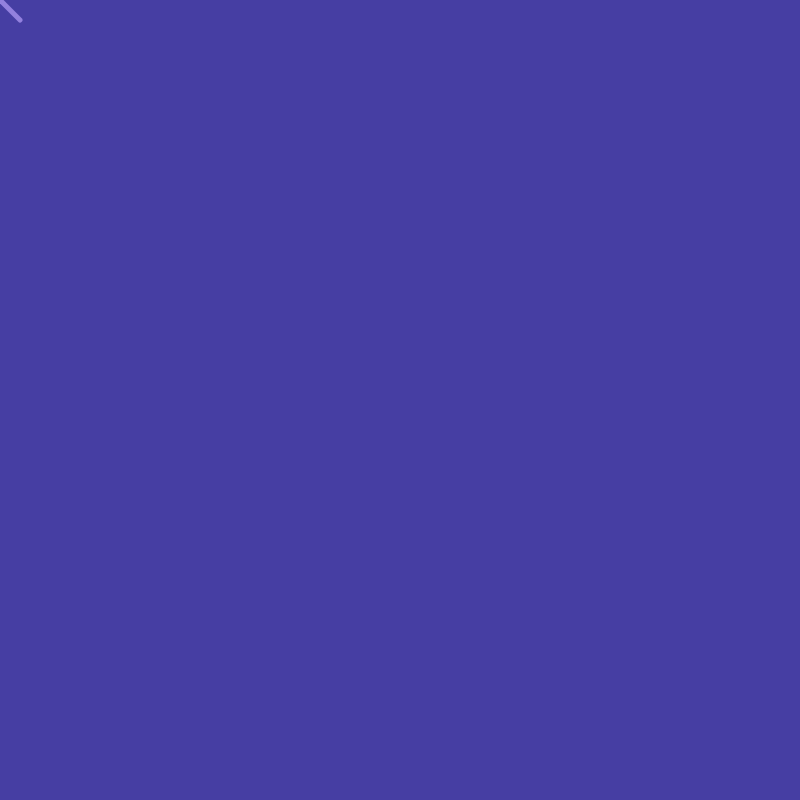
Frame 1 (no input)
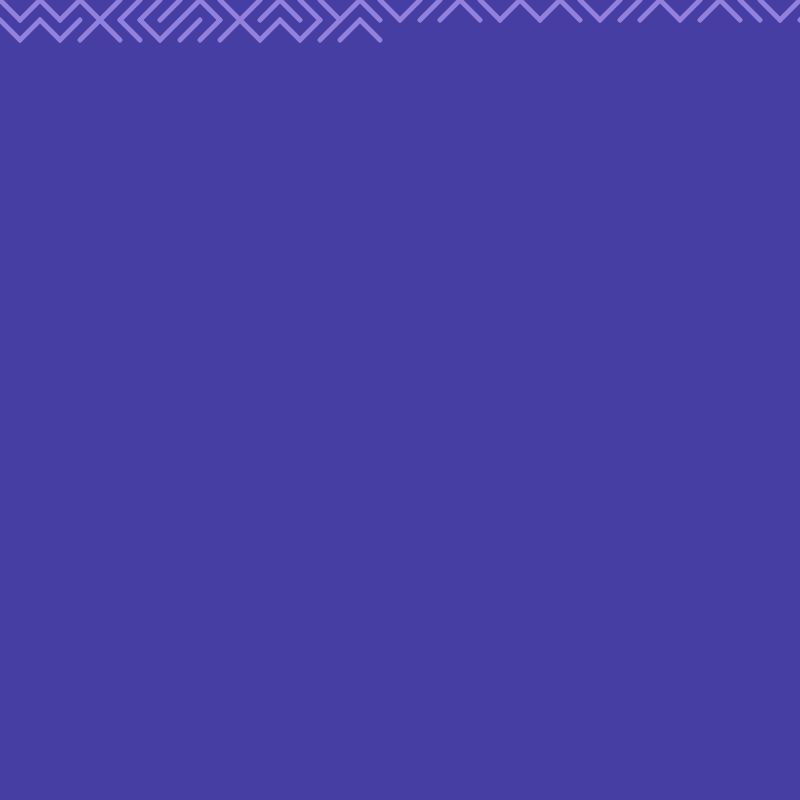
Frame 60 (no input)
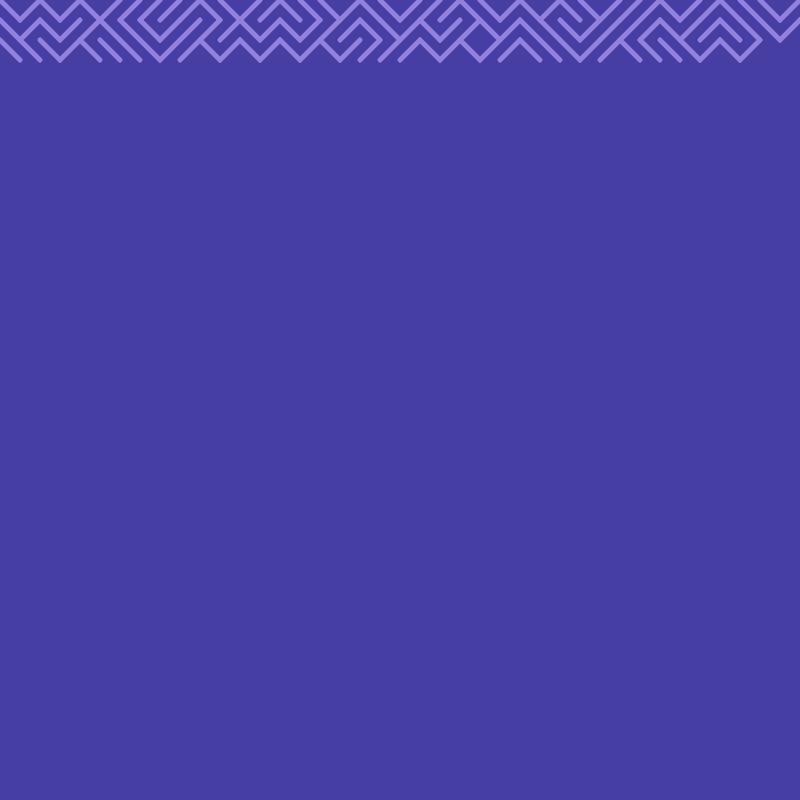
Frame 120 (the mouse pressed at the canvas centre since frame 60)

The p5.js sketch that drew these frames (run headless with seeded random() and noise() and a simulated clock; from frame 60 on, the mouse is pressed at the canvas centre):

// p5.js sketch
// ── sketch.js
// 2020 © @barsab, Daniele @Fupete and the course DSII2020 at DESIGN.unirsm 
// github.com/dsii-2020-unirsm — github.com/fupete
// Educational purposes, MIT License, 2020, San Marino

let x = 0;
let y = 0;

function setup() {
  createCanvas(800, 800);
  background('#463ea3');
  strokeWeight(5);
  stroke('#9381de');
  smooth();
}

function draw() {
  if (random(1) > 0.5) {
    line(x, y, x+20, y+20);
  } 
  else {
    line(x, y+20, x+20, y);
  }

  x += 20;
  if (x > width) {
    x = 0;
    y += 20;
  }

  if (y > height) {
    x = 0;
    y = 0;
  }
}
